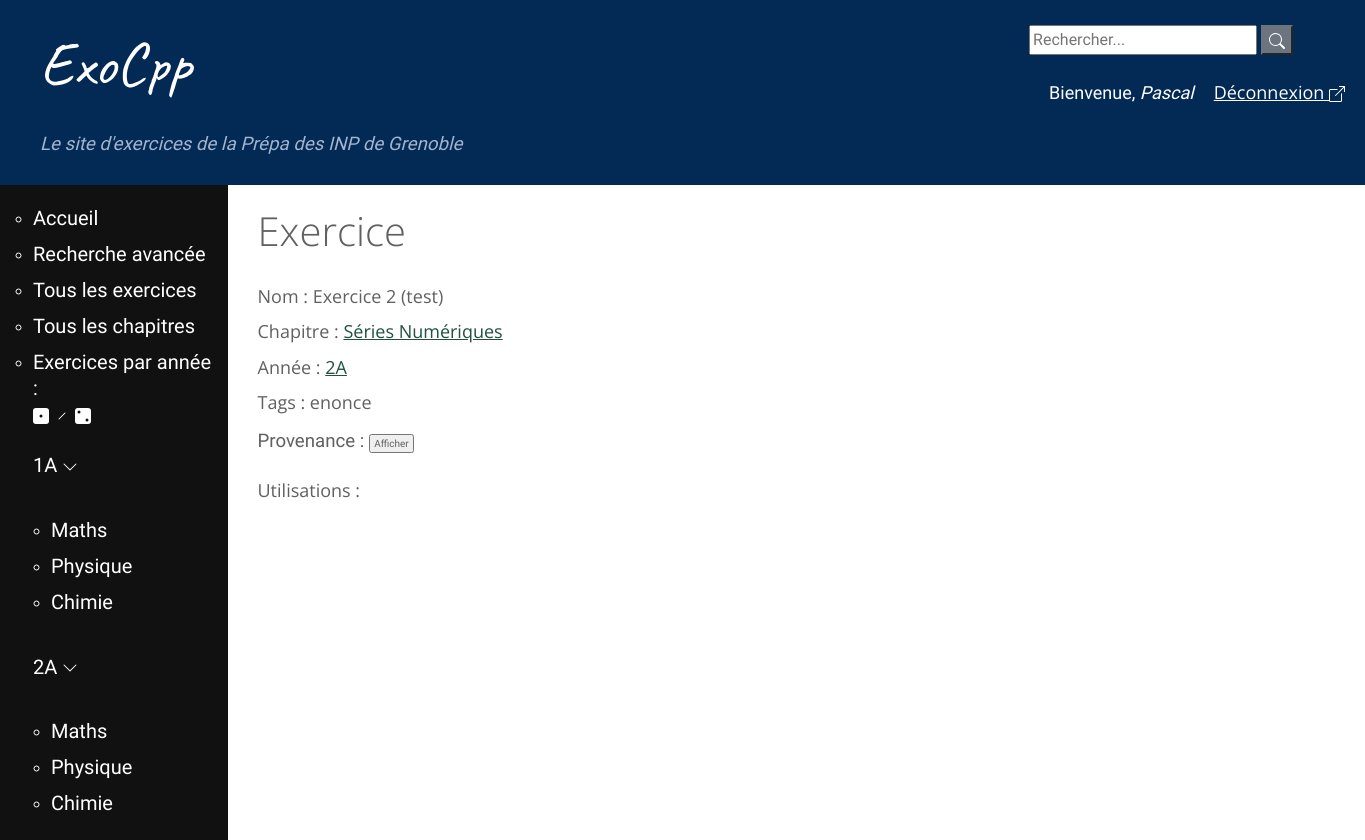
The page /exercice/2 (signed in) on the database as committed earlier.
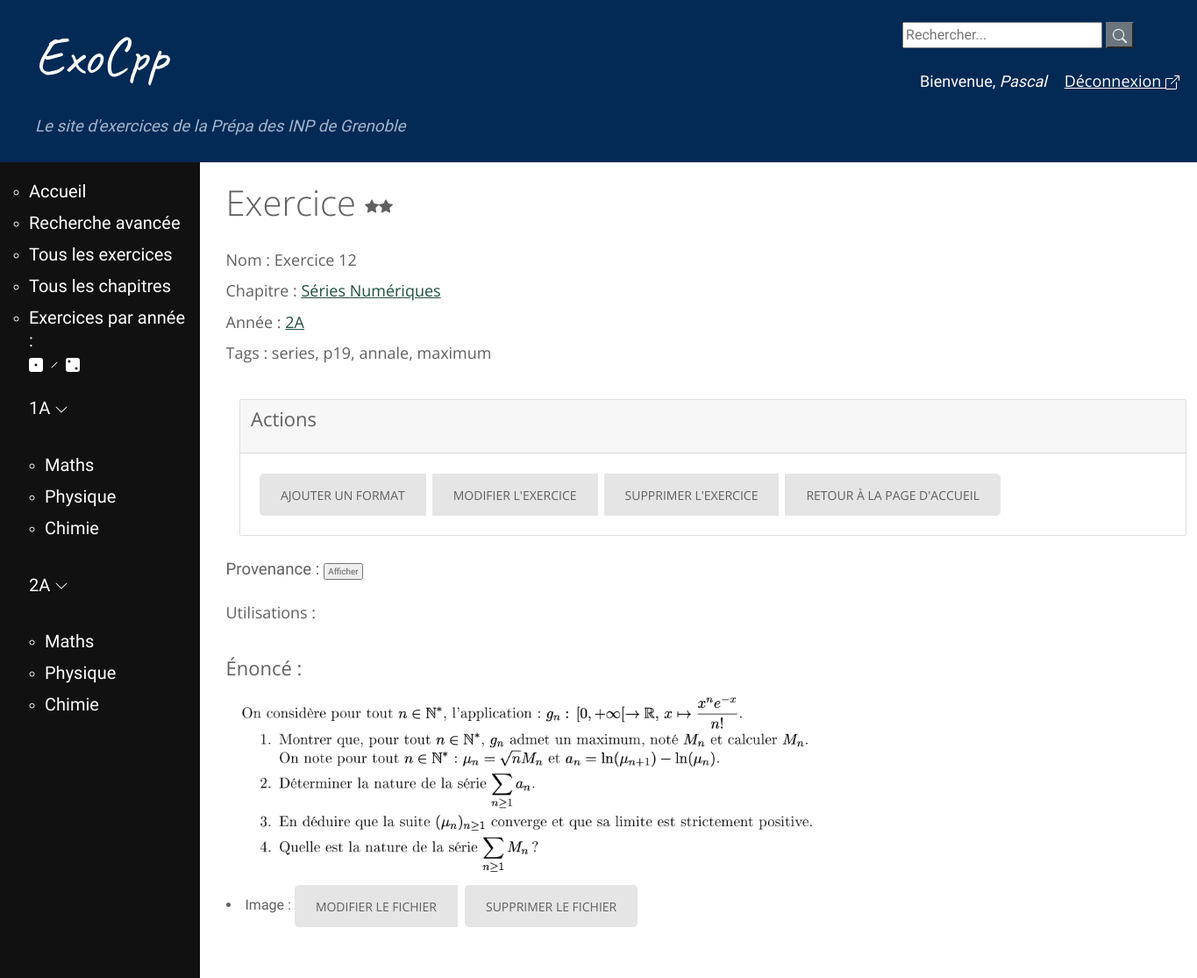
The same page on the database as committed later.
### exo/models.py (models this page shows, shortened)
class Exercice(models.Model):
    nom = models.CharField(max_length=200, null=True, blank=True)
    tags = TaggableManager()
    difficulte = models.IntegerField(null=True, blank=True, choices = ((1, '*'), (2, '**'),
        (3, '***')))
    chapitre = models.ForeignKey(Chapitre, on_delete = models.CASCADE)
    provenance = models.CharField(max_length=200, default='', null=True, blank=True)
    numero = models.IntegerField(default=1)

class Chapitre(models.Model):
    annee = models.CharField(max_length=2, choices = [('1A', 'Première année'),
        ('2A', 'Deuxième année')])
    matiere = models.CharField(max_length=40, choices = MATIERES)
    nom = models.CharField(max_length=200, null=False, unique=True)
    numero = models.IntegerField(null=True, error_messages={"invalid_choice" : "Ce numéro de chapitre existe déjà."},
        help_text="Vous pouvez numéroter le chapitre/module \
        pour permettre un classement dans l'ordre du programme (recommandé, \
        la valeur par défaut est 1)", default=1, unique=True)
    def get_absolute_url(self):
        return reverse('chapitre-details', args=[str(self.id)])

class Fichier(models.Model):
    file = models.FileField(upload_to='')
    format = models.CharField(max_length = 2, choices = [('w', 'Document Word'),
        ('p', 'PDF'), ('t', 'LaTeX'), ('i', 'Image')])
    exercice = models.ForeignKey(Exercice, related_name = 'fichier',
        on_delete = models.CASCADE)
    created_date = models.DateTimeField(default=timezone.now)
    published_date = models.DateTimeField(blank=True, null=True)
    correction = models.CharField(max_length=3, choices = [('Oui', 'Oui'), ('Non', 'Non')], default='Non')
    def get_absolute_url(self):
        return reverse('edit_fichier', args=[str(self.id)])

### exo/views.py (the view)
# urls.py: path('exercice/<int:exercice_id>', views.detail, name='exercice-details'),
@login_required(login_url='login')
def detail(request, exercice_id):
    exercice = get_object_or_404(Exercice, pk=exercice_id)
    return render(request, 'exo/detail.html', {'exercice': exercice,
    	'fichiers': Fichier.objects.filter(exercice_id=exercice_id)},)

### exo/templates/exo/detail.html (shortened to what the changed rows need)
{% extends "base_generic.html" %}
{% block content %}
	{% if exercice.difficulte == null %}
        <h1>Exercice {{ nb_exo }}</h1>
        {% elif exercice.difficulte == 1 %}
        <h1>Exercice {{ nb_exo }} {% include './icons/star-fill.svg'%}</h1>
        {% elif exercice.difficulte == 2 %}
        <h1>Exercice {{ nb_exo }} {% include './icons/star-fill.svg'%}{% include './icons/star-fill.svg'%}</h1>
        {% elif exercice.difficulte == 3 %}
        <h1>Exercice {{ nb_exo }} {% include './icons/star-fill.svg'%}{% include './icons/star-fill.svg'%}{% include './icons/star-fill.svg'%}</h1>
    {% endif %}
    {% if exercice.nom != None %}
    <h5>Nom : {{ exercice.nom }}</h5>
    {% endif %}
	<h5>Chapitre : <a href="{{ exercice.chapitre.get_absolute_url }}">{{ exercice.chapitre.nom }}</a></h5>
	{% if exercice.chapitre.annee == '1A' %}
		<h5>Année : <a href="{% url '1A' %}">{{ exercice.chapitre.annee }}</a></h5>
	{% else %}
		<h5>Année : <a href="{% url '2A' %}">{{ exercice.chapitre.annee }}</a></h5>
	{% endif %}
	<h5>Tags : {{exercice.tags.all|join:", "}} </h5>
  {% for group in request.user.groups.all %}
    {% if group.name == 'prof'%}
	<div class="container-fluid"><div class="card">
  	<div class="card-header">
  		<h4>Actions</h4>
  	</div>
  	<div class="card-body">
  	<div class="btn-group" role="group">
		<a href="{% url 'newformat' %}" class="btn btn-outline-success btn-sm">Ajouter un format</a>
		<a href="{% url 'edit_ex' exercice.id %}" class="btn btn-warning btn-sm">Modifier l'exercice</a>
  		<a href="{% url 'supp_ex' exercice.id %}" class="btn btn-outline-danger btn-sm">Supprimer l'exercice</a>
  		<a href="{% url 'home' %}" class="btn btn-outline-secondary btn-sm">Retour à la page d'accueil</a>
	</div>
  	</div></div>
	</div>
	<br/>
	{% endif %}
  {% endfor %}
	<div style="margin:0px; margin-top:0px; font-size: 14pt;"><div class="quotetitle"></div></div>
	<br/>
	<h5>Utilisations : </h5>
	  {% for fichier in fichiers %}
		{% if fichier.format == "i" %}
		{% if fichier.correction == "Oui" %}
			<div id="correction">
	  <a href="{{ fichier.file.url }}" >{{ "Voir la correction" }} {% include '../exo/icons/chevron-down.svg' %}</a><br/>
	<div style="display: none">
	  <img src="{{ fichier.file.url }}" alt="correction" width="750">
  {% for group in request.user.groups.all %}
    {% if group.name == 'prof'%}
	  <div class="btn-group" role="group">
		<a href="{{ fichier.get_absolute_url }}" class="btn btn-outline-warning btn-sm">Modifier le fichier</a>
		<form method="post" action="{% url 'supp_fichier' fichier.pk %}">
			{% csrf_token %}
			<button type="submit" class="btn btn-outline-danger btn-sm">Supprimer le fichier</button>
		</form>
	</div>
	{% endif %}
  {% endfor %}
	</div>
<script type="text/javascript" src="http://ajax.googleapis.com/ajax/libs/jquery/1.6.2/jquery.min.js"></script>
<script type="text/javascript">
$('#correction > a').click(function(){
    $(this).next().next().slideToggle();
    return false;
});
</script>
{% elif fichier.correction == "Non" %}
<br/>
<h4>Énoncé :</h4>
		<img src="{{ fichier.file.url }}" alt="énoncé" width="750">
  {% for group in request.user.groups.all %}
    {% if group.name == 'prof'%}
    	<li> Image :
        <div class="btn-group" role="group">
          <a href="{{ fichier.get_absolute_url }}" class="btn btn-outline-warning btn-sm">Modifier le fichier</a>
          <form method="post" action="{% url 'supp_fichier' fichier.pk %}">
            <button type="submit" class="btn btn-outline-danger btn-sm">Supprimer le fichier</button>
          </form>
        </div>
    {% endif %}
  {% endfor %}
		</li>
		{% endif %}
	{% endif %}
	{% endfor %}
{% endblock %}

Rows that differ between the two databases and show on the page:
changed Exercice "Séries Numériques": difficulte empty → 2 (drawn); nom "Exercice 2 (test)" → "Exercice 12"; tags.all "enonce" → "series, p19, annale, maximum"
added Fichier: file (picture)
